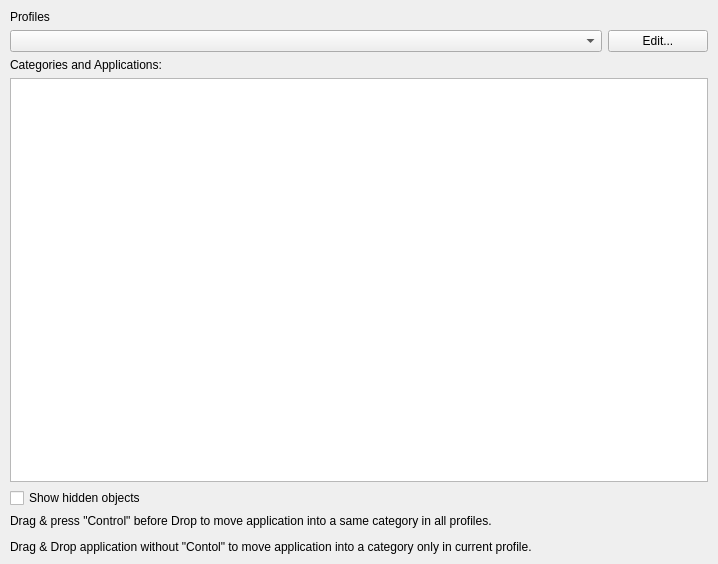
<?xml version="1.0" encoding="UTF-8"?>
<ui version="4.0">
 <class>ApplicationsWindow</class>
 <widget class="QMainWindow" name="ApplicationsWindow">
  <property name="geometry">
   <rect>
    <x>0</x>
    <y>0</y>
    <width>718</width>
    <height>564</height>
   </rect>
  </property>
  <property name="windowTitle">
   <string>Applications</string>
  </property>
  <widget class="QWidget" name="centralwidget">
   <property name="sizePolicy">
    <sizepolicy hsizetype="Maximum" vsizetype="Preferred">
     <horstretch>0</horstretch>
     <verstretch>0</verstretch>
    </sizepolicy>
   </property>
   <layout class="QVBoxLayout" name="verticalLayout_2">
    <property name="leftMargin">
     <number>0</number>
    </property>
    <property name="topMargin">
     <number>0</number>
    </property>
    <property name="rightMargin">
     <number>0</number>
    </property>
    <property name="bottomMargin">
     <number>0</number>
    </property>
    <item>
     <layout class="QVBoxLayout" name="verticalLayout">
      <property name="sizeConstraint">
       <enum>QLayout::SetDefaultConstraint</enum>
      </property>
      <property name="leftMargin">
       <number>10</number>
      </property>
      <property name="topMargin">
       <number>10</number>
      </property>
      <property name="rightMargin">
       <number>10</number>
      </property>
      <property name="bottomMargin">
       <number>10</number>
      </property>
      <item>
       <widget class="QLabel" name="label">
        <property name="text">
         <string>Profiles</string>
        </property>
       </widget>
      </item>
      <item>
       <layout class="QHBoxLayout" name="horizontalLayout">
        <item>
         <widget class="QComboBox" name="comboBoxProfiles"/>
        </item>
        <item>
         <widget class="QPushButton" name="pushButtonEditProfiles">
          <property name="maximumSize">
           <size>
            <width>100</width>
            <height>16777215</height>
           </size>
          </property>
          <property name="text">
           <string>Edit...</string>
          </property>
         </widget>
        </item>
       </layout>
      </item>
      <item>
       <widget class="QLabel" name="label_2">
        <property name="text">
         <string>Categories and Applications:</string>
        </property>
       </widget>
      </item>
      <item>
       <widget class="cApplicationsTreeWidget" name="treeWidgetApplications">
        <property name="selectionMode">
         <enum>QAbstractItemView::ExtendedSelection</enum>
        </property>
        <attribute name="headerVisible">
         <bool>false</bool>
        </attribute>
        <column>
         <property name="text">
          <string notr="true">1</string>
         </property>
        </column>
       </widget>
      </item>
      <item>
       <widget class="QCheckBox" name="checkBoxShowHidden">
        <property name="text">
         <string>Show hidden objects</string>
        </property>
       </widget>
      </item>
      <item>
       <widget class="QLabel" name="label_3">
        <property name="text">
         <string>&lt;html&gt;&lt;head/&gt;&lt;body&gt;&lt;p&gt;Drag &amp;amp; press &amp;quot;Control&amp;quot; before Drop to move application into a same category in all profiles.&lt;/p&gt;&lt;p&gt;Drag &amp;amp; Drop application without &amp;quot;Contol&amp;quot; to move application into a category only in current profile.&lt;/p&gt;&lt;/body&gt;&lt;/html&gt;</string>
        </property>
       </widget>
      </item>
     </layout>
    </item>
   </layout>
  </widget>
 </widget>
 <customwidgets>
  <customwidget>
   <class>cApplicationsTreeWidget</class>
   <extends>QTreeWidget</extends>
   <header>applicationswindow.h</header>
  </customwidget>
 </customwidgets>
 <resources/>
 <connections/>
</ui>
